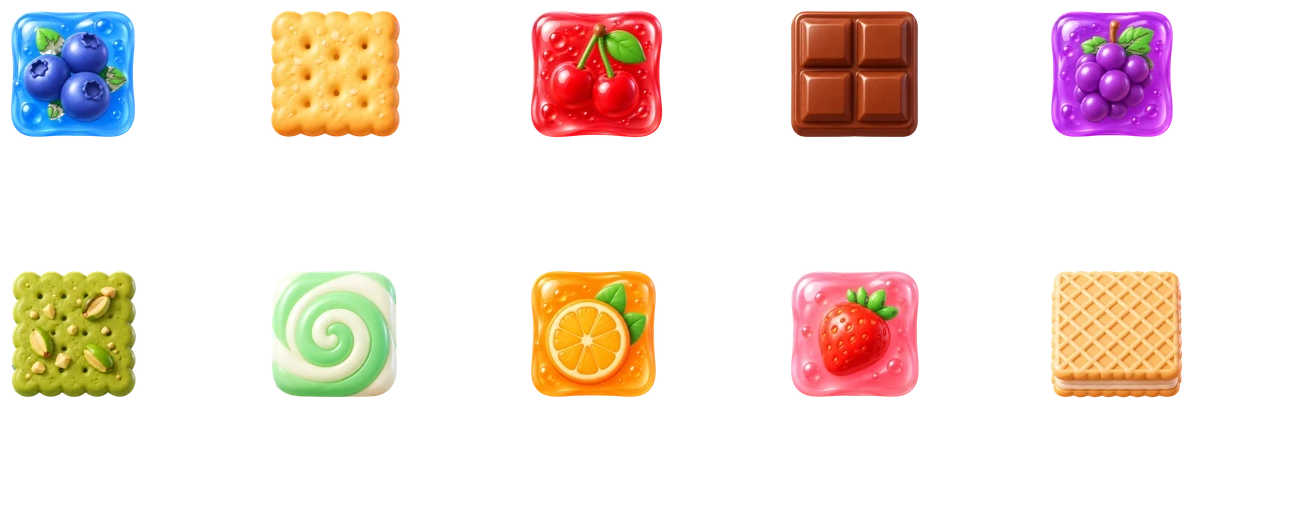
#> input picture art-src/ref_candy_tiles.png, 1300 x 520 px
$ python -i chroma.py   (imports and definitions only)
#> lines starting #> are read from the running program, lines starting #| are printed output that depends on the picture
"""단색 바탕(초록 #00B140·파랑 #0047FF·마젠타 #FF00FF) 물건 모음 → 물건별 투명 WebP. 포토샵 수준 누끼 기준(CLAUDE.md)용.

사용법: python3 tools/matting/chroma.py F1 F2 ...   (art-src/new/<장>.png, 칸 순서는 art-src/request.json)
결과: tools/matting/out/<이름>.webp (게임 그림과 같은 높이) + tools/matting/out/qa_<장>.png 검수표

처리
1. 바탕색 K = 테두리 중앙값(장마다 실제 색을 잼). 픽셀마다 K와의 색 거리 d.
2. 확실한 안쪽(d 큼, 가장자리에서 3px 안쪽) / 확실한 바탕(d 작음, 바깥과 이어짐) / 그 사이 경계.
3. 경계 알파 = 가장 가까운 안쪽 색 F와 K 사이에서 이 픽셀이 어디쯤인지(언믹싱, 투영).
4. 색 정화: 경계 픽셀 색 = (C − (1−α)K)/α 를 안쪽 색 쪽으로 살짝 당김 → 바탕색 테두리 없음.
5. 바탕색 번짐 제거(despill): 초록 바탕이면 G를 max(R,B)+여유 이하로, 파랑이면 B, 마젠타면 R·B를 줄임(경계 근처만).
6. 물건 안 구멍: 바탕과 이어진 진짜 틈(튜브 가운데 등)은 투명, 안쪽 색이 바탕과 비슷해도 둘러싸인 곳은 불투명.
7. 칸 나누기: 덩어리 무게중심이 들어 있는 칸(줄×3칸)으로 물건을 모음 → 벌·더듬이 같은 떨어진 조각도 같은 물건.
"""
import os, sys, json
import numpy as np
from PIL import Image, ImageDraw, ImageFont
from scipy import ndimage

ROOT = os.path.dirname(os.path.dirname(os.path.dirname(os.path.abspath(__file__))))
OUT = os.path.join(ROOT, 'tools', 'matting', 'out')


def key_color(rgb):
    b = np.concatenate([rgb[:8].reshape(-1, 3), rgb[-8:].reshape(-1, 3), rgb[:, :8].reshape(-1, 3), rgb[:, -8:].reshape(-1, 3)])
    return np.median(b, 0)


# [15 lines left out: function despill, not called in this run]


def matte(rgb):
    C = rgb.astype(np.float32)
    K = key_color(C)
    d = np.sqrt(((C - K) ** 2).sum(2))
    # 바탕: 바깥과 이어진 '바탕에 아주 가까운' 곳
    near = d < 34
    lab, _ = ndimage.label(near)
    edge_ids = set(np.unique(np.concatenate([lab[0], lab[-1], lab[:, 0], lab[:, -1]]))) - {0}
    bg = np.isin(lab, list(edge_ids))
    # 둘러싸인 작은 바탕색 구멍도 바탕으로 (튜브 가운데처럼 크게 뚫린 곳) — 넓이 400px 이상만
    lab2, n2 = ndimage.label(near & ~bg)
    if n2:
        sz = ndimage.sum(np.ones_like(d), lab2, range(1, n2 + 1))
        bg |= np.isin(lab2, [i + 1 for i, v in enumerate(sz) if v >= 400])
    obj = ~bg
    obj = ndimage.binary_opening(obj, iterations=1)
    inner = ndimage.binary_erosion(obj, iterations=3) & (d > 70)
    band = obj & ~inner | (ndimage.binary_dilation(obj, iterations=2) & ~obj & ~(d < 12))
    # 가장 가까운 안쪽 색 F (5x5 평균)
    _, (iy, ix) = ndimage.distance_transform_edt(~inner, return_indices=True)
    F = C[iy, ix]
    FK = F - K
    den = (FK * FK).sum(2)
    a_un = np.clip(((C - K) * FK).sum(2) / np.maximum(den, 1e-3), 0, 1)
    # 안쪽 색이 바탕과 비슷한 경우(초록 바탕 위 초록 잎)는 거리 기반으로
    a_d = np.clip((d - 20) / 70, 0, 1)
    rel = np.clip((np.sqrt(den) - 50) / 60, 0, 1)
    a = np.where(inner, 1.0, np.where(band, rel * a_un + (1 - rel) * a_d, np.where(obj, 1.0, 0.0)))
    a[bg & ~band] = 0
    a = ndimage.gaussian_filter(a, 0.5)
    a[inner] = 1
    a[a < 0.04] = 0
    # 색 정화
    A = np.maximum(a, 1e-3)[..., None]
    Fun = np.clip((C - (1 - A) * K) / A, 0, 255)
    w = np.clip((a - 0.15) / 0.6, 0, 1)[..., None]
    col = np.where((a < 1)[..., None], w * Fun + (1 - w) * F, C)
    near_edge = ndimage.binary_dilation(~inner, iterations=3).astype(np.float32)
    col = despill(col, K, near_edge * 0.9)
    return np.dstack([np.clip(col, 0, 255), a * 255]).astype(np.uint8), K


# [101 lines left out: functions split_cells, game_height, qa_sheet, run, not called in this run]


# [2 lines not run here, left out]

>>> import cv2
>>> picture = cv2.imread('../../art-src/ref_candy_tiles.png', cv2.IMREAD_GRAYSCALE)
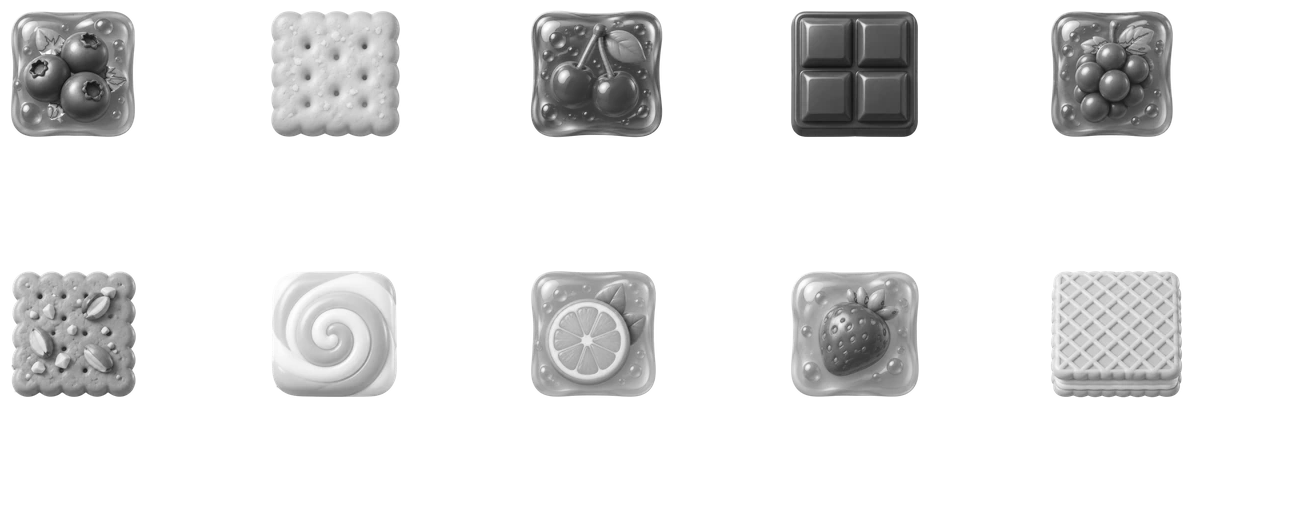
#> picture: shape (520, 1300); min 19, max 255, mean 231.7
>>> result = matte(picture)
#> (the run stopped early here; a loop or call above may not have finished)
